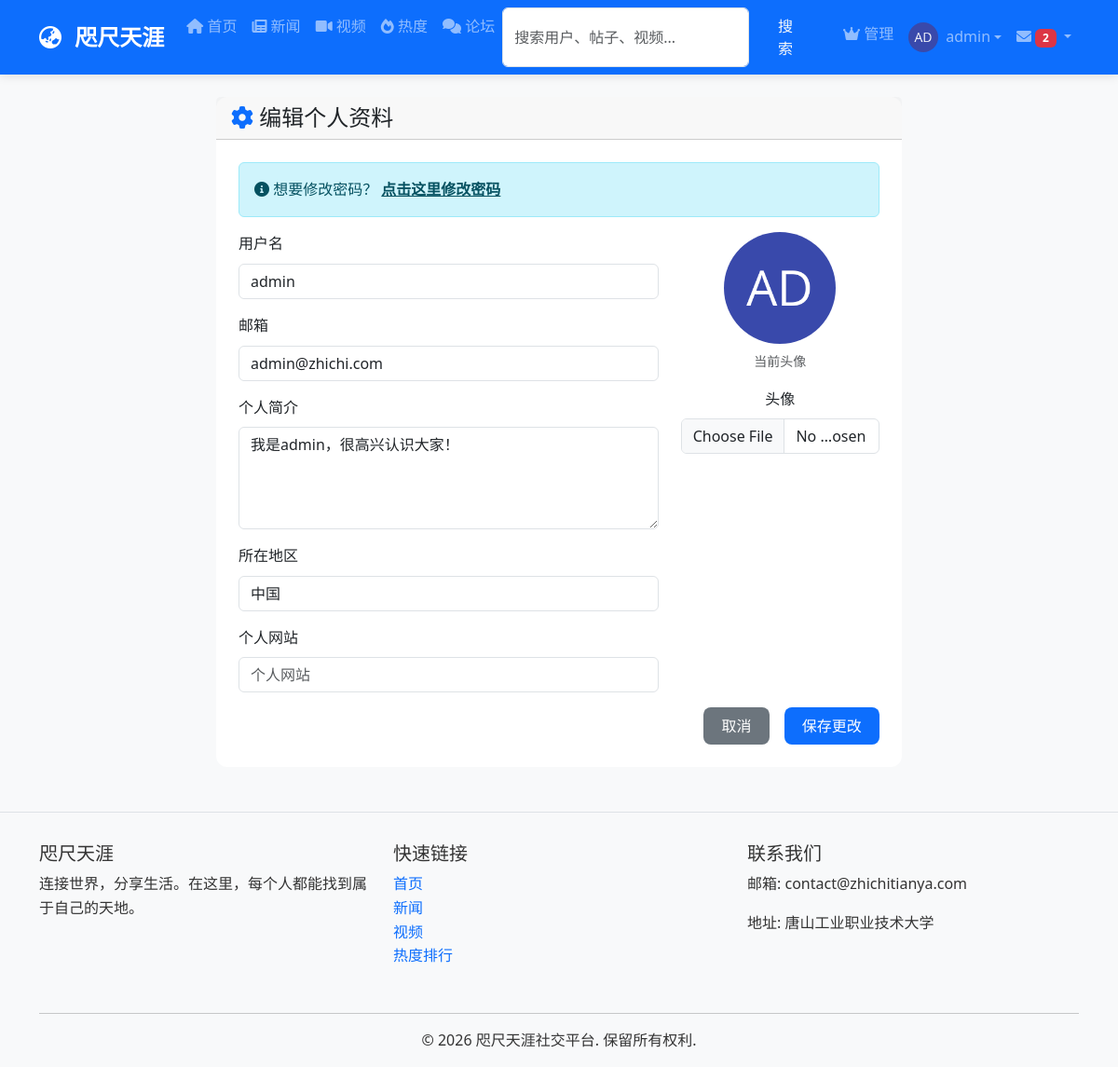
The app's page /edit_profile (signed in) with its own data.
### python_web_project/models/__init__.py (models this page shows, shortened)
class User(UserMixin, db.Model):
    __tablename__ = 'users'
    id = db.Column(db.Integer, primary_key=True)
    username = db.Column(db.String(80), unique=True, nullable=False)
    email = db.Column(db.String(120), unique=True, nullable=False)
    password_hash = db.Column(db.String(120), nullable=False)
    avatar = db.Column(db.String(200), default='default_avatar.png')
    bio = db.Column(db.Text, default='')
    location = db.Column(db.String(100))
    website = db.Column(db.String(200))
    is_active = db.Column(db.Boolean, default=True)  # 用户是否被封禁
    is_banned = db.Column(db.Boolean, default=False)  # 是否被完全封禁
    can_post = db.Column(db.Boolean, default=True)    # 是否可以发帖
    can_video = db.Column(db.Boolean, default=True)   # 是否可以发视频
    can_comment = db.Column(db.Boolean, default=True)  # 是否可以评论
    is_admin = db.Column(db.Boolean, default=False)   # 是否为管理员
    join_date = db.Column(FlexibleDateTime, default=datetime.now)
    last_seen = db.Column(FlexibleDateTime, default=datetime.now)
    posts = db.relationship('Post', backref='author',
                            lazy=True, foreign_keys='Post.author_id')
    videos = db.relationship('Video', backref='uploader',
                             lazy=True, foreign_keys='Video.uploader_id')
    comments = db.relationship(
        'Comment', lazy=True, foreign_keys='Comment.author_id')
    sent_messages = db.relationship(
        'Message', backref='sender', lazy=True, foreign_keys='Message.sender_id')
    received_messages = db.relationship(
        'Message', backref='recipient', lazy=True, foreign_keys='Message.recipient_id')
    followers = db.relationship(
        'User', secondary='follows',
        primaryjoin='(Follows.followed_id == User.id)',  # 被关注的人
        secondaryjoin='(Follows.follower_id == User.id)',  # 关注者
        backref=db.backref('followed', lazy='dynamic'),
        lazy='dynamic'
    )
    post_likes = db.relationship('PostLike', backref='user', lazy=True)
    video_likes = db.relationship('VideoLike', backref='user', lazy=True)
    def unread_messages_count(self):
        return Message.query.filter_by(
            recipient_id=self.id,
            is_read=False
        ).count()

### python_web_project/app.py (the view, shortened to what this page needs)
@app.route('/edit_profile', methods=['GET', 'POST'])
@login_required
def edit_profile():
    form = ProfileForm(
        current_username=current_user.username, obj=current_user)
    return render_template('edit_profile.html', form=form)

### python_web_project/forms/__init__.py (shortened to what this page needs)
class ProfileForm(FlaskForm):
    username = StringField('用户名', validators=[DataRequired(), Length(1, 64)])
    email = StringField('邮箱', validators=[DataRequired()])
    bio = TextAreaField('个人简介')
    location = StringField('所在地区')
    website = StringField('个人网站')
    avatar = FileField('头像', validators=[FileAllowed(
        ['jpg', 'png', 'jpeg', 'gif'], '只支持图片文件!')])
    submit = StringField('保存')
    def __init__(self, current_username, *args, **kwargs):
        super().__init__(*args, **kwargs)
        self.current_username = current_username

### python_web_project/app.py (called while the page is built)
@login_manager.user_loader
def load_user(user_id):
    return User.query.get(int(user_id))

@app.before_request
def check_user_permissions():
    if current_user.is_authenticated:
        if current_user.is_banned:
            from flask_login import logout_user
            logout_user()
            flash('您的账户已被封禁，请联系管理员解封。', 'danger')
            return redirect(url_for('login'))
        request_path = request.path
        if not current_user.can_post and request_path in ['/create_post', '/edit_post']:
            flash('您的发帖功能已被封禁，请联系管理员解封。', 'danger')
            return redirect(url_for('index'))
        if not current_user.can_video and request_path in ['/upload_video', '/edit_video']:
            flash('您的视频上传功能已被封禁，请联系管理员解封。', 'danger')
            return redirect(url_for('index'))
        if not current_user.can_comment and 'add_comment' in request_path:
            flash('您的评论功能已被封禁，请联系管理员解封。', 'danger')
            return redirect(request.referrer or url_for('index'))

@app.template_global()
def get_avatar_url(avatar_filename):
    if not avatar_filename:
        return "/static/uploads/avatars/default_avatar.png"
    avatar_filename = avatar_filename.replace('/static/uploads/avatars/', '').replace(
        'static/uploads/avatars/', '').replace('uploads/avatars/', '')
    return f"/static/uploads/avatars/{avatar_filename}"

@app.context_processor
def inject_news_utils():
    def get_last_news_update():
        """获取最新新闻的更新时间"""
        latest_news = News.query.order_by(News.timestamp.desc()).first()
        if latest_news:
            return latest_news.timestamp.strftime('%Y-%m-%d %H:%M')
        return None
    return dict(get_last_news_update=get_last_news_update)

### python_web_project/models/__init__.py (called while the page is built, shortened)
    def process_result_value(self, value, dialect):
        if value is None or value == '':
            return datetime.now()  # 使用本地时间
        return value

### python_web_project/templates/edit_profile.html (shortened to what this page needs)
{% extends "base.html" %} {% block title %}编辑资料 - 咫尺天涯{% endblock %} {%
block content %}
<div class="container mt-4">
  <div class="row justify-content-center">
    <div class="col-md-8">
      <div class="card">
        <div class="card-header">
          <h4 class="mb-0">
            <i class="fas fa-cog text-primary"></i> 编辑个人资料
          </h4>
        </div>
        <div class="card-body">
          <div class="alert alert-info">
            <i class="fas fa-info-circle"></i> 想要修改密码？
            <a
              href="{{ url_for('password.change_password') }}"
              class="alert-link"
              >点击这里修改密码</a
            >
          </div>
          <form method="POST" enctype="multipart/form-data">
            <div class="row">
              <div class="col-md-8">
                <div class="mb-3">
                  {{ form.username.label(class="form-label") }} {{
                  form.username(class="form-control" + (" is-invalid" if
                  form.username.errors else "")) }}
                </div>
                <div class="mb-3">
                  {{ form.email.label(class="form-label") }} {{
                  form.email(class="form-control" + (" is-invalid" if
                  form.email.errors else "")) }}
                </div>
                <div class="mb-3">
                  {{ form.bio.label(class="form-label") }} {{
                  form.bio(class="form-control", rows="4",
                  placeholder="介绍一下自己吧...") }}
                </div>
                <div class="mb-3">
                  {{ form.location.label(class="form-label") }} {{
                  form.location(class="form-control", placeholder="所在地区") }}
                </div>
                <div class="mb-3">
                  {{ form.website.label(class="form-label") }} {{
                  form.website(class="form-control", placeholder="个人网站") }}
                </div>
              </div>
              <div class="col-md-4 text-center">
                <div class="mb-3">
                  <img
                    src="{{ get_avatar_url(current_user.avatar) }}"
                    class="rounded-circle mb-2"
                    style="width: 120px; height: 120px; object-fit: cover"
                    alt="当前头像"
                  />
                  <p class="text-muted small">当前头像</p>
                </div>
                <div class="mb-3">
                  {{ form.avatar.label(class="form-label") }} {{
                  form.avatar(class="form-control") }}
                </div>
              </div>
            </div>
            <div class="d-grid gap-2 d-md-flex justify-content-md-end">
              <a
                href="{{ url_for('profile', username=current_user.username) }}"
                class="btn btn-secondary me-md-2"
                >取消</a
              >
              <button type="submit" class="btn btn-primary">保存更改</button>
            </div>
          </form>
        </div>
      </div>
    </div>
  </div>
</div>
{% endblock %}

### python_web_project/templates/base.html (shortened to what this page needs)
<!DOCTYPE html>
<html lang="zh-CN">
  <head>
    <link
      href="{{ url_for('static', filename='css/bootstrap.min.css') }}"
      rel="stylesheet"
    />
    <link
      rel="stylesheet"
      href="{{ url_for('static', filename='css/style.css') }}"
    />
    <link
      rel="stylesheet"
      href="https://cdnjs.cloudflare.com/ajax/libs/font-awesome/6.0.0/css/all.min.css"
    />
  </head>
  <body>
    <nav class="navbar navbar-expand-lg navbar-dark bg-primary sticky-top">
      <div class="container">
        <a class="navbar-brand" href="{{ url_for('index') }}">
          <i class="fas fa-globe-asia me-2"></i> 咫尺天涯
        </a>
        <div class="collapse navbar-collapse" id="navbarNav">
          <ul class="navbar-nav me-auto">
            <li class="nav-item">
              <a class="nav-link" href="{{ url_for('index') }}"
                ><i class="fas fa-home"></i> 首页</a
              >
            </li>
            <li class="nav-item">
              <a class="nav-link" href="{{ url_for('news') }}"
                ><i class="fas fa-newspaper"></i> 新闻</a
              >
            </li>
            <li class="nav-item">
              <a class="nav-link" href="{{ url_for('videos') }}"
                ><i class="fas fa-video"></i> 视频</a
              >
            </li>
            <li class="nav-item">
              <a class="nav-link" href="{{ url_for('trending') }}"
                ><i class="fas fa-fire"></i> 热度</a
              >
            </li>
            <li class="nav-item">
              <a class="nav-link" href="{{ url_for('forum') }}"
                ><i class="fas fa-comments"></i> 论坛</a
              >
            </li>
            <li class="nav-item">
              <form
                class="d-flex"
                action="{{ url_for('search') }}"
                method="get"
              >
                <input
                  class="form-control me-2"
                  type="search"
                  name="q"
                  placeholder="搜索用户、帖子、视频..."
                  aria-label="Search"
                />
                <button class="btn btn-outline-light" type="submit">
                  搜索
                </button>
              </form>
            </li>
          </ul>
          <ul class="navbar-nav ms-auto">
            {% if current_user.is_authenticated %} {% if current_user.is_admin
            %}
            <li class="nav-item">
              <a class="nav-link" href="{{ url_for('admin') }}"
                ><i class="fas fa-crown"></i> 管理</a
              >
            </li>
            {% endif %}
            <li class="nav-item dropdown">
              <a
                class="nav-link dropdown-toggle d-flex align-items-center"
                href="#"
                id="navbarDropdown"
                role="button"
                data-bs-toggle="dropdown"
              >
                <img
                  src="{{ get_avatar_url(current_user.avatar) }}"
                  class="user-avatar-sm me-2"
                  alt="头像"
                />
                {{ current_user.username }}
              </a>
            </li>
            {% endif %}
          </ul>
          {% if current_user.is_authenticated %}
          <ul class="navbar-nav">
            <li class="nav-item dropdown">
              <a
                class="nav-link dropdown-toggle"
                href="#"
                id="messagesDropdown"
                role="button"
                data-bs-toggle="dropdown"
                aria-expanded="false"
              >
                <i class="fas fa-envelope"></i>
                {% if current_user.unread_messages_count() > 0 %}
                <span class="badge bg-danger"
                  >{{ current_user.unread_messages_count() }}</span
                >
                {% endif %}
              </a>
                {% set unread_messages = [] %} {% for msg in
                current_user.received_messages %} {% if not msg.is_read %} {% if
                unread_messages|length < 5 %} {% set _ =
                unread_messages.append(msg) %} {% endif %} {% endif %} {% endfor
                %}
            </li>
          </ul>
          {% endif %}
        </div>
      </div>
    </nav>
    <main>{% block content %}{% endblock %}</main>
    <footer class="footer mt-5 py-4 bg-light">
      <div class="container">
        <div class="row">
          <div class="col-md-4 mb-3">
            <h5>咫尺天涯</h5>
            <p>连接世界，分享生活。在这里，每个人都能找到属于自己的天地。</p>
          </div>
          <div class="col-md-4 mb-3">
            <h5>快速链接</h5>
            <ul class="list-unstyled">
              <li>
                <a href="{{ url_for('index') }}" class="text-decoration-none"
                  >首页</a
                >
              </li>
              <li>
                <a href="{{ url_for('news') }}" class="text-decoration-none"
                  >新闻</a
                >
              </li>
              <li>
                <a href="{{ url_for('videos') }}" class="text-decoration-none"
                  >视频</a
                >
              </li>
              <li>
                <a href="{{ url_for('trending') }}" class="text-decoration-none"
                  >热度排行</a
                >
              </li>
            </ul>
          </div>
          <div class="col-md-4 mb-3">
            <h5>联系我们</h5>
            <p>邮箱: contact@zhichitianya.com</p>
            <p>地址: 唐山工业职业技术大学</p>
          </div>
        </div>
        <hr />
        <div class="text-center">
          <p class="mb-0">&copy; 2026 咫尺天涯社交平台. 保留所有权利.</p>
        </div>
      </div>
    </footer>
  </body>
</html>

### python_web_project/static/css/style.css (style rules this page uses)
:root { --primary-color: #0d6efd; --secondary-color: #6c757d; --success-color: #198754; --info-color: #0dcaf0; --warning-color: #ffc107; --danger-color: #dc3545; --light-color: #f8f9fa; --dark-color: #212529; }
body { font-family: 'Segoe UI', Tahoma, Geneva, Verdana, sans-serif; background-color: #f8f9fa; color: #333; line-height: 1.6; padding-top: 0; margin: 0; }
.navbar { box-shadow: 0 2px 10px rgba(0,0,0,.1); z-index: 1000; }
.navbar-brand { font-weight: 700; font-size: 1.5rem; }
.card { border: none; border-radius: 12px; transition: transform 0.3s ease, box-shadow 0.3s ease; background-color: #ffffff; }
.card-body { padding: 1.5rem; }
.btn { border-radius: 8px; padding: 0.5rem 1.2rem; font-weight: 500; transition: all 0.3s ease; border: none; }
.btn-primary { background-color: #0d6efd; border-color: #0d6efd; }
.footer { background-color: #f8f9fa !important; border-top: 1px solid #dee2e6; margin-top: 3rem; padding-top: 2rem !important; padding-bottom: 1rem !important; }
.user-avatar-sm { width: 32px; height: 32px; border-radius: 50%; object-fit: cover; }

### python_web_project/templates/base.html (style rules this page uses)
.user-avatar-sm { width: 32px; height: 32px; border-radius: 50%; object-fit: cover; }

### records on screen
User: avatar (picture), username "admin", email "admin@zhichi.com", bio "我是admin，很高兴认识大家！", location "中国"

### other values on screen
{{ current_user.unread_messages_count() }} "2"
